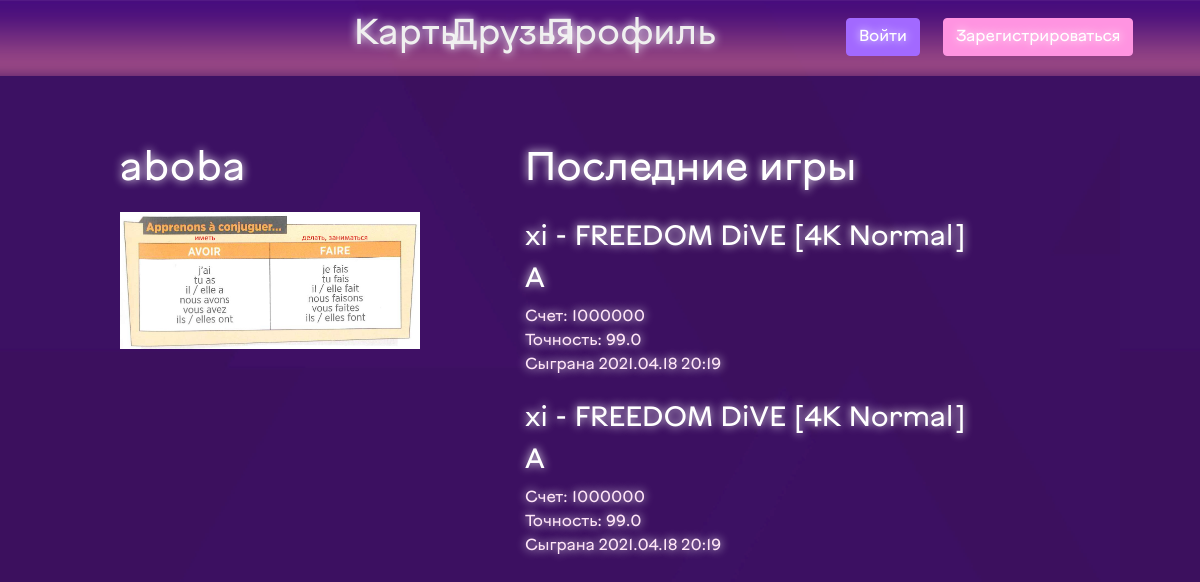
The app's page /profile/1 with its own data.
### data/user.py (models this page shows, shortened)
class User(SqlAlchemyBase, UserMixin, SerializerMixin):
    __tablename__ = 'users'
    id = sqlalchemy.Column(sqlalchemy.Integer,
                           primary_key=True, autoincrement=True)
    name = sqlalchemy.Column(sqlalchemy.String)
    email = sqlalchemy.Column(sqlalchemy.String)
    hashed_password = sqlalchemy.Column(sqlalchemy.String)
    avatar = sqlalchemy.Column(sqlalchemy.String, default="default.png")
    created_date = sqlalchemy.Column(sqlalchemy.DateTime, default=datetime.datetime.now())
    plays = orm.relation("Play", back_populates="user")

### data/play.py (models this page shows)
class Play(SqlAlchemyBase):
    __tablename__ = 'plays'
    id = sqlalchemy.Column(sqlalchemy.Integer,
                           primary_key=True, autoincrement=True)
    beatmap_id = sqlalchemy.Column(sqlalchemy.Integer, sqlalchemy.ForeignKey('maps.id'))
    user_id = sqlalchemy.Column(sqlalchemy.Integer, sqlalchemy.ForeignKey('users.id'))
    score = sqlalchemy.Column(sqlalchemy.Integer)
    accuracy = sqlalchemy.Column(sqlalchemy.Float)
    mark = sqlalchemy.Column(sqlalchemy.String)
    date = sqlalchemy.Column(sqlalchemy.DateTime, default=datetime.datetime.now())
    user = orm.relation('User')
    beatmap = orm.relation('Map')

### data/map.py (models this page shows)
class Map(SqlAlchemyBase, UserMixin, SerializerMixin):
    __tablename__ = 'maps'
    id = sqlalchemy.Column(sqlalchemy.Integer,
                           primary_key=True, autoincrement=True)
    name = sqlalchemy.Column(sqlalchemy.String)
    artist = sqlalchemy.Column(sqlalchemy.String)
    creator = sqlalchemy.Column(sqlalchemy.String)
    version = sqlalchemy.Column(sqlalchemy.String)
    image = sqlalchemy.Column(sqlalchemy.String, default="default.png")
    music = sqlalchemy.Column(sqlalchemy.String, default="default.mp3")
    added_date = sqlalchemy.Column(sqlalchemy.DateTime, default=datetime.datetime.now())
    filename=sqlalchemy.Column(sqlalchemy.String)
    plays = orm.relation("Play", back_populates='beatmap')

### main.py (the view, shortened to what this page needs)
@app.route('/profile/<int:user_id>', methods=['GET', 'POST'])
def profile(user_id):
    if request.method == 'GET':
        sess = db_session.create_session()
        ans = sess.query(User).filter(User.id==user_id)
        if not ans:
            return render_template("404.html", message='Ничего не найдено')
        user = ans[0]
        plays = user.plays
        plays.sort(key=lambda x:x.date)
        marks_colors= {'S': "#ffeec2", "SS" :"ffeec2", "A": "c8ffbf", "B": "a8c5ff", "C": "efb0ff", "D":"ffb0b0"}
        return render_template("profile.html", user=user, plays=plays, marks_colors=marks_colors)

### data/db_session.py (called while the page is built)
def create_session() -> Session:
    global __factory
    return __factory()

### templates/profile.html (shortened to what this page needs)
{% extends "base.html" %}
{% block content %}
    <div style="width:45%; float:left">
        <h1> {{user.name}} </h1>
        <img src="/static/img/avatars/{{user.avatar}}" style="width:300px;">
    </div>
    <div style="width:55%; float:left">
        <h1>Последние игры</h1>
        {% for play in plays %}
            <div>
                <h3 style="padding: 10px 0px 0px 0px">
                    {{play.beatmap.artist}} - {{play.beatmap.name}} [{{play.beatmap.version}}]
                </h3>
                <h3 style="color:{{marks_colors[play.mark]}}; padding:0;text-shadow: 0px 0px 10px {{marks_colors[play.mark]}};"> {{play.mark}}</h3>
                <p style="color: #ffe5f7; padding:0">Счет: {{play.score}} <br> Точность: {{play.accuracy}} <br> Сыграна {{play.date.strftime('%Y.%m.%d %H:%M')}} </p>
            </div>
        {% endfor %}
    </div>
{% endblock %}

### static/css/body.css (style rules this page uses)
body { margin: 0; padding: 0; background-image: url(/static/img/background.png); }
h1 { padding: 30px 0px 10px 0px; text-shadow: 0px 0px 10px white; color: #ffffff; font-family: CorpRound; }
h3 { padding: 30px 0px 10px 0px; text-shadow: 0px 0px 10px white; color: #ffffff; font-family: CorpRound; }
p { text-shadow: 0px 0px 10px white; color: #ffffff; font-family: CorpRound; }

### records on screen
User: name "aboba", avatar (picture)
Play: beatmap.artist "xi", beatmap.name "FREEDOM DiVE", beatmap.version "4K Normal", mark "A", score "1000000", accuracy "99.0", date "2021.04.18 20:19"
Play: beatmap.artist "xi", beatmap.name "FREEDOM DiVE", beatmap.version "4K Normal", mark "A", score "1000000", accuracy "99.0", date "2021.04.18 20:19"
